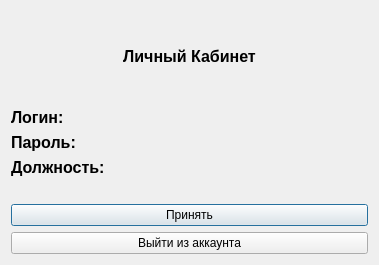
<?xml version="1.0" encoding="UTF-8"?>
<ui version="4.0">
 <class>Lichn_Kab</class>
 <widget class="QDialog" name="Lichn_Kab">
  <property name="geometry">
   <rect>
    <x>0</x>
    <y>0</y>
    <width>379</width>
    <height>265</height>
   </rect>
  </property>
  <property name="windowTitle">
   <string>Dialog</string>
  </property>
  <layout class="QVBoxLayout" name="verticalLayout">
   <item>
    <widget class="QLabel" name="LK">
     <property name="font">
      <font>
       <pointsize>12</pointsize>
       <weight>75</weight>
       <bold>true</bold>
      </font>
     </property>
     <property name="text">
      <string>Личный Кабинет</string>
     </property>
     <property name="alignment">
      <set>Qt::AlignCenter</set>
     </property>
    </widget>
   </item>
   <item>
    <layout class="QFormLayout" name="formLayout">
     <item row="0" column="0">
      <widget class="QLabel" name="Login">
       <property name="font">
        <font>
         <pointsize>12</pointsize>
         <weight>75</weight>
         <bold>true</bold>
        </font>
       </property>
       <property name="text">
        <string>Логин:</string>
       </property>
      </widget>
     </item>
     <item row="0" column="1">
      <widget class="QLabel" name="Login_2">
       <property name="font">
        <font>
         <pointsize>12</pointsize>
        </font>
       </property>
       <property name="text">
        <string/>
       </property>
       <property name="alignment">
        <set>Qt::AlignCenter</set>
       </property>
      </widget>
     </item>
     <item row="1" column="0">
      <widget class="QLabel" name="Passord">
       <property name="font">
        <font>
         <pointsize>12</pointsize>
         <weight>75</weight>
         <bold>true</bold>
        </font>
       </property>
       <property name="text">
        <string>Пароль:</string>
       </property>
      </widget>
     </item>
     <item row="1" column="1">
      <widget class="QLabel" name="Passord_2">
       <property name="font">
        <font>
         <pointsize>12</pointsize>
        </font>
       </property>
       <property name="text">
        <string/>
       </property>
       <property name="alignment">
        <set>Qt::AlignCenter</set>
       </property>
      </widget>
     </item>
     <item row="2" column="0">
      <widget class="QLabel" name="Position">
       <property name="font">
        <font>
         <pointsize>12</pointsize>
         <weight>75</weight>
         <bold>true</bold>
        </font>
       </property>
       <property name="text">
        <string>Должность:</string>
       </property>
      </widget>
     </item>
     <item row="2" column="1">
      <widget class="QLabel" name="Position_2">
       <property name="font">
        <font>
         <pointsize>12</pointsize>
        </font>
       </property>
       <property name="text">
        <string/>
       </property>
       <property name="alignment">
        <set>Qt::AlignCenter</set>
       </property>
      </widget>
     </item>
    </layout>
   </item>
   <item>
    <widget class="QPushButton" name="Enter">
     <property name="text">
      <string>Принять</string>
     </property>
    </widget>
   </item>
   <item>
    <widget class="QPushButton" name="Exit">
     <property name="text">
      <string>Выйти из аккаунта</string>
     </property>
    </widget>
   </item>
  </layout>
 </widget>
 <resources/>
 <connections/>
</ui>
